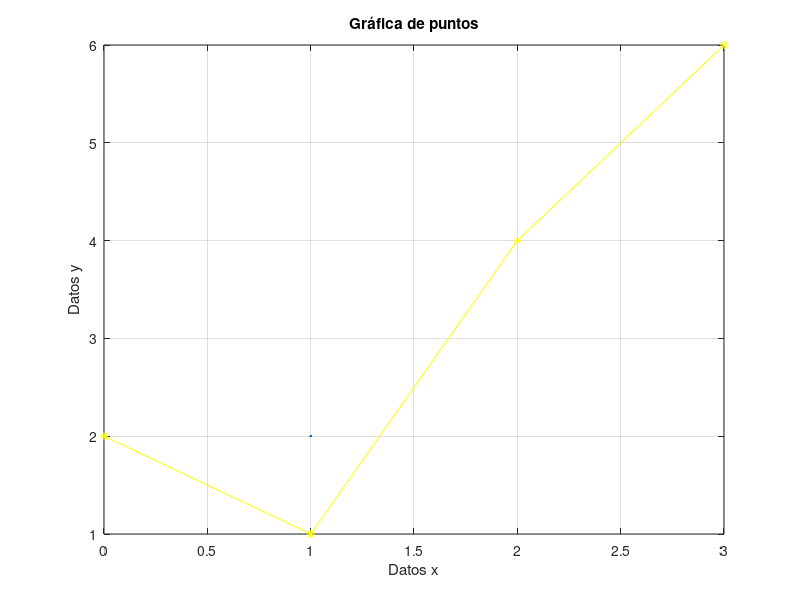
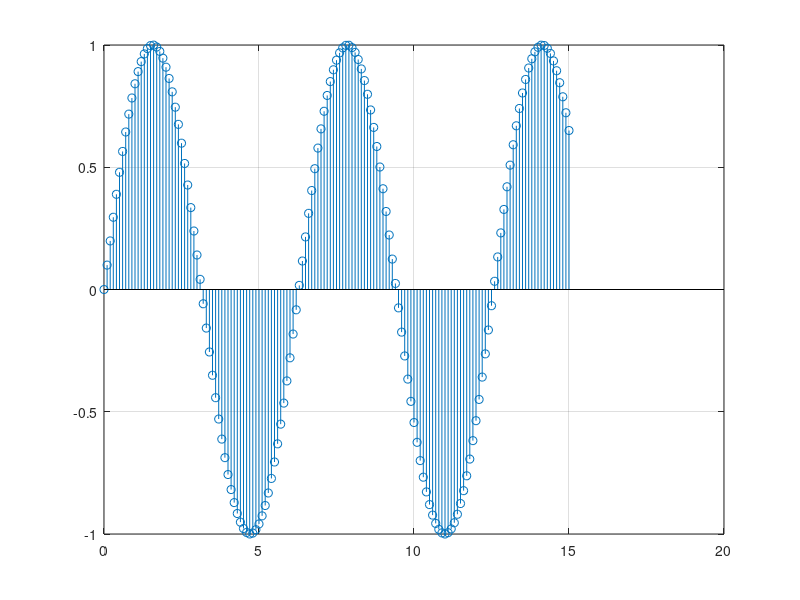
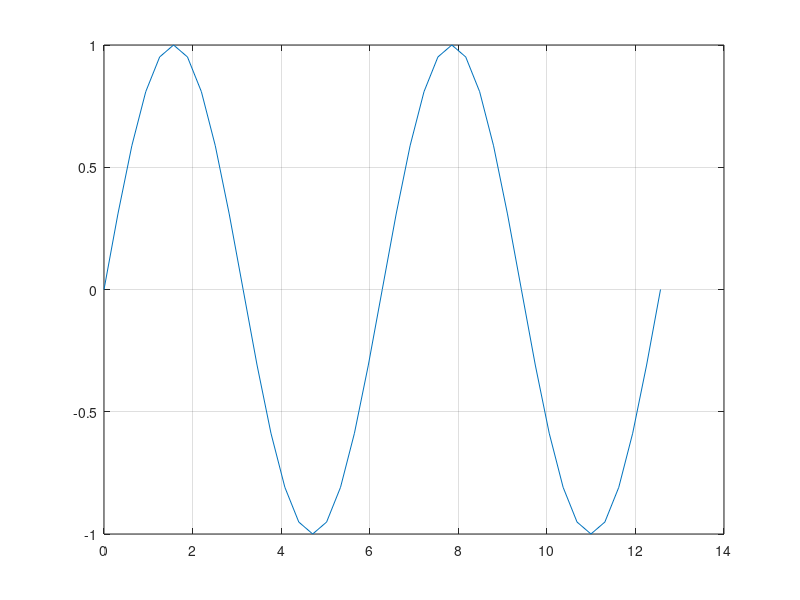
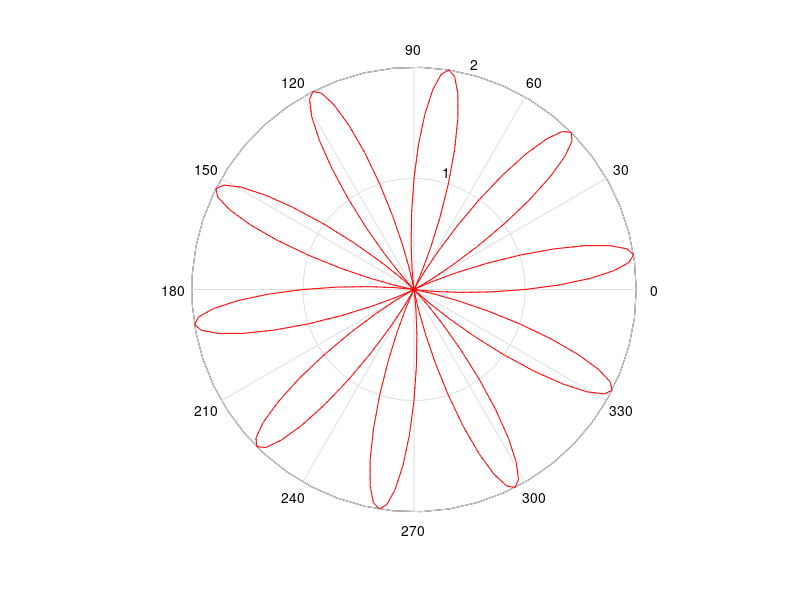

Source code (MATLAB) for these figures, in order:
clc
clear all
close all

x = [0 1 2 3];
y = [2 1 4 6];

%% Graficas de puntos
figure(1)
plot(x,y, '*-y', LineWidth=2)
title('Gráfica de puntos')
grid
xlabel('Datos x')
ylabel('Datos y')

%% Grafica de lineas
figure(2)
h = 0:0.1:15; %vector de valores
j = sin(h); %Vector de valores j
stem(h,j)
grid

%% Graficas parametricas

theta = 0:pi/10:4*pi;
x = theta;
y = sin(theta);
figure(3)
plot(x,y)
grid

%% Grafica polar

t = 0:pi/100:4*pi;
figure(4)
polar(t, 1+sin(10*t), '--r')
grid






















